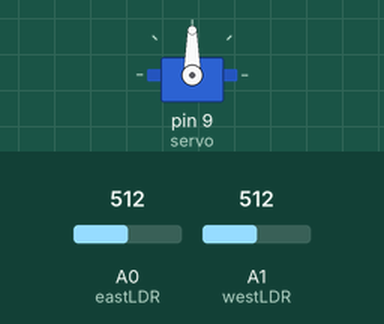
Simulated run of this sketch. Board: Arduino Uno, built with avr-gcc and run on an emulated ATmega328P. On the bench: servo. The inputs (shaded band) are chosen by the test bench; at power-on: A0 (eastLDR) = 512, A1 (westLDR) = 512.

Above: at 1.2 s.
1.3 s: A0 (eastLDR) set to 479
At 3.9 s:
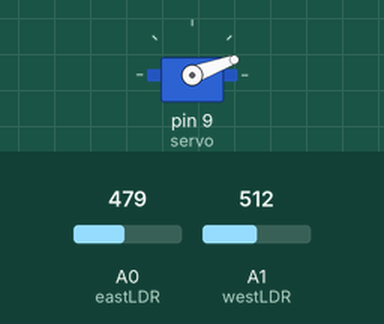
4.3 s: A1 (westLDR) set to 480
5.8 s: A1 (westLDR) set to 448
At 6.79 s:
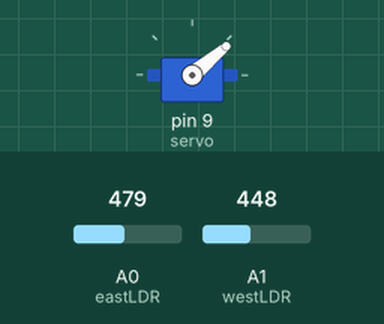
8.8 s: A1 (westLDR) set to 511
11.8 s: A0 (eastLDR) set to 514
At 11.8 s:
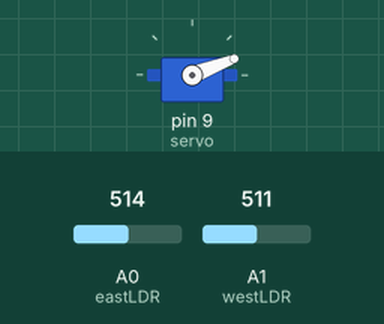
13.3 s: A0 (eastLDR) set to 535
At 15.24 s:
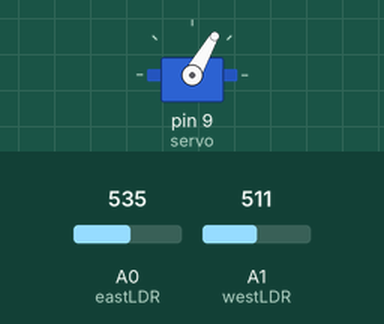
Timing chart, 0 to 19.7 s (numbered marks = the images above; inputs shaded):
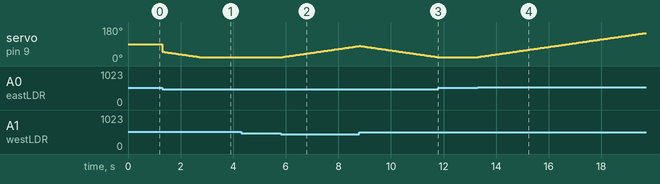

Measured:
- the behaviour switches between 497 and 496 on A0 (eastLDR) (found by bisection; images 0 and 1)
- the behaviour switches between 464 and 463 on A1 (westLDR) (found by bisection; images 1 and 2)
- the behaviour switches between 526 and 527 on A0 (eastLDR) (found by bisection; images 3 and 4)
- after the input at 1.3 s, servo on pin 9 (servo): moves from 90° to 20° over 1.5 s, starting at once
- after the input at 4.3 s, every drawn part: stays the same
- after the input at 5.8 s, servo on pin 9 (servo): moves from 20° to 80° over 3.0 s, starting at once
- after the input at 11.8 s, servo on pin 9 (servo): stays 21° (without the input it goes to 20° after 0.01 s)
- after the input at 13.3 s, servo on pin 9 (servo): moves from 21° to 148° over 6.3 s, starting at once

The sketch:

code_suntrack.ino
```cpp
#include <Servo.h>

Servo servo ;

int eastLDR = 0;

int westLDR = 1;

int east = 0;

int west = 0;

int error = 0;

int servoposition = 50;

void setup()

{

  servo.attach(9);


}

void loop()

{
  east = analogRead(eastLDR);

  west = analogRead(westLDR);

  if (east < 350 && west < 350)

  {

    while (servoposition <= 150)

    {

      servoposition++;

      servo.write(servoposition);

      delay(100);

    }

  }

  error = east - west;

  if (error > 15)

  {

    if (servoposition <= 150)

    {

      servoposition++;

      servo.write(servoposition);

    }

  }

  else if (error < -15)

  {

    if (servoposition > 20)

    {

      servoposition--;

      servo.write(servoposition);

    }

  }

  delay(50);

}
```
